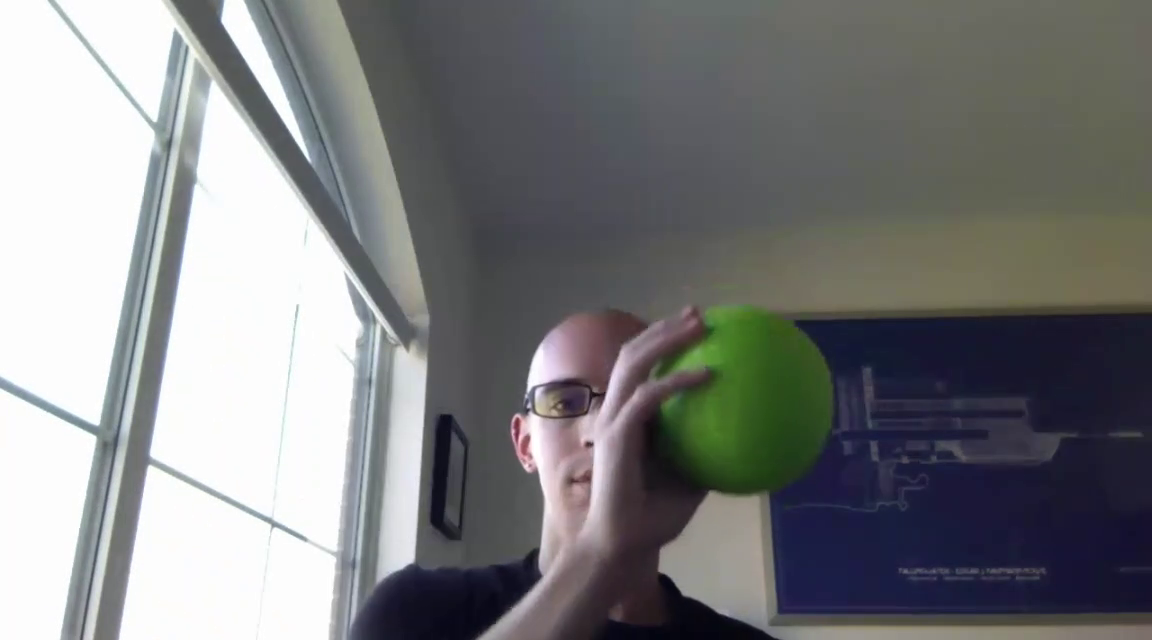
#> input picture frame 113 of couleur/ball.mp4, 1152 x 640 px, given in place of ball3.mp4, which was not available
$ python balls_tracker_question_2.py
#> lines starting #> are read from the running program, lines starting #| are printed output that depends on the picture; after the words box and inside, x2 and y2 are one past the last pixel; in counts of white or black regions, pixels touching at a corner belong together; pictures that were not available may be replaced by others from this repository, and a replacement may not be noted
#> further down, image is the input picture: shape (640, 1152, 3); mean B, G, R 127.1, 126, 124.9
#!/usr/bin/env python

'''
Track a green ball using OpenCV.

    Copyright (C) 2015 Conan Zhao and Simon D. Levy

    This program is free software: you can redistribute it and/or modify
    it under the terms of the GNU Lesser General Public License as
    published by the Free Software Foundation, either version 3 of the
    License, or (at your option) any later version.

    This program is distributed in the hope that it will be useful,
    but WITHOUT ANY WARRANTY; without even the implied warranty of
    MERCHANTABILITY or FITNESS FOR A PARTICULAR PURPOSE.  See the
    GNU General Public License for more details.

 You should have received a copy of the GNU Lesser General Public License
 along with this program.  If not, see <http://www.gnu.org/licenses/>.
'''

import cv2
import math
import numpy as np
from typing import Literal

# For OpenCV2 image display
WINDOW_NAME = 'GreenBallTracker'

def track(image, couleur: Literal["bleu", "rose", "jaune", "vert"]="vert"):

    '''Accepts BGR image as Numpy array
       Returns: (x,y) coordinates of centroid if found
                (-1,-1) if no centroid was found
                None if user hit ESC
    '''
#> called with couleur = 'bleu'

    # Blur the image to reduce noise
    blur = cv2.GaussianBlur(image, (5,5),0)

    # Convert BGR to HSV
    hsv = cv2.cvtColor(blur, cv2.COLOR_BGR2HSV)
#> hsv: shape (640, 1152, 3); mean H, S, V 75.1, 40.4, 132.5
    if couleur == "bleu":
        lower_color = np.array([90,70,70])
        upper_color = np.array([130,255,255])
    elif couleur == "rose":
        lower_color = np.array([160, 80, 80])
        upper_color = np.array([179, 255, 255])
    elif couleur == "jaune":
        lower_color = np.array([15,60,60])
        upper_color = np.array([40,255,255])
    else:
        lower_color = np.array([40,70,70])
        upper_color = np.array([80,200,200])

    mask = cv2.inRange(hsv, lower_color, upper_color)
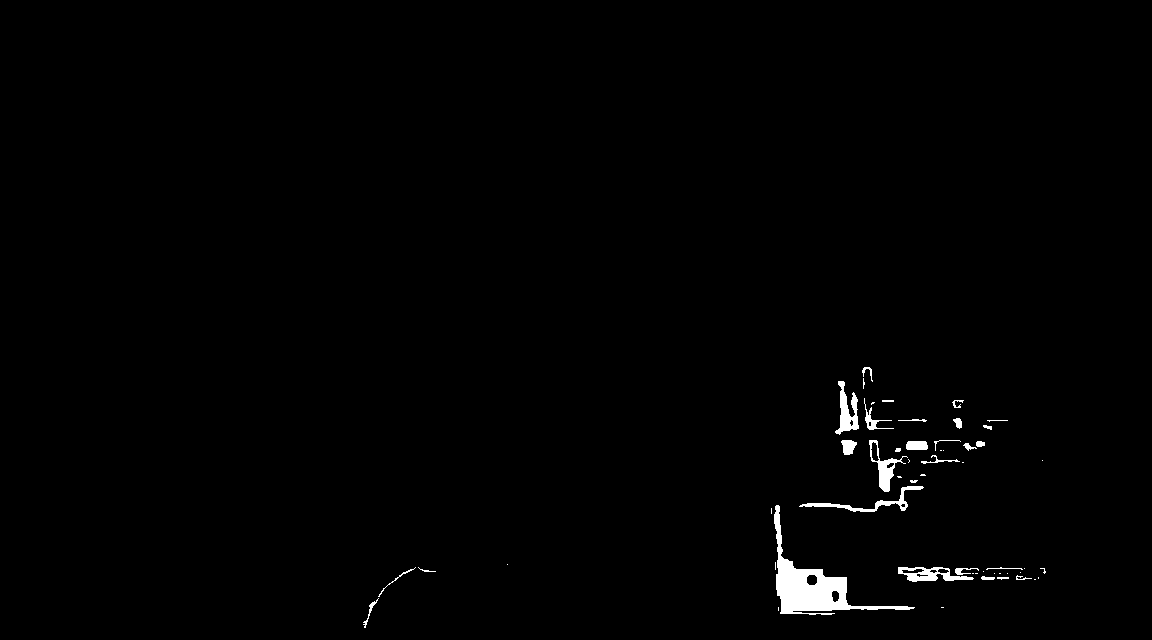
#> mask: shape (640, 1152); 0.97% white; 54 white regions (26 under 20 px)

    # Blur the mask
    bmask = cv2.GaussianBlur(mask, (5,5),0)
    contours, _ = cv2.findContours(bmask, cv2.RETR_EXTERNAL, cv2.CHAIN_APPROX_SIMPLE)
#> contours = 19 contours, 2 with area under 20; largest, box (x1, y1, x2, y2) and area: (769, 503, 917, 617) 4435, (896, 565, 1048, 584) 1982, (797, 472, 928, 514) 1232, (867, 438, 912, 494) 1126, (833, 379, 861, 437) 999
    centroid_x, centroid_y = None, None

    for cnt in contours:
        area = cv2.contourArea(cnt)
        perimeter = cv2.arcLength(cnt, True)
        if perimeter == 0:
            continue
        circularity = 4 * math.pi * (area / (perimeter * perimeter))
        if area > 10000 and circularity > 0.4:  # Filtrer les petits bruits
            M = cv2.moments(cnt)
            if M["m00"] != 0:
                centroid_x = int(M["m10"] / M["m00"])
                centroid_y = int(M["m01"] / M["m00"])
                if centroid_x != None and centroid_y != None:
                    ctr = (centroid_x, centroid_y)
                    cv2.circle(image, ctr, 10, (0,0,125), -1)
#> this loop made 19 passes
#> (area, perimeter, circularity) on passes 2, 3, 5, 6, 8, 9, 10, 11, 12, 13, 14, 15: (1982.5, 432.6, 0.133), (639.5, 237.4, 0.143), (4435, 513.9, 0.211), (1232, 361.5, 0.118), (292, 70.49, 0.739), (724.5, 275.2, 0.12), (1125.5, 238, 0.25), (280.5, 67.56, 0.772), (187, 82.49, 0.345), (152, 73.66, 0.352), (138.5, 46.73, 0.797), (141, 48.49, 0.754)
#> (cnt, area, perimeter, circularity) on passes 1, 16: ([[939, 605], [939, 609], [945, 609], [945, 605]], 24, 20, 0.754), ([[880, 398], [880, 403], [895, 403], [895, 398]], 75, 40, 0.589)

    # Assume no centroid
    ctr = (-1,-1)

    # Use centroid if it exists
    if centroid_x != None and centroid_y != None:

        ctr = (centroid_x, centroid_y)

    # Display full-color image
    cv2.imshow(WINDOW_NAME, image)

    # Force image display, setting centroid to None on ESC key input
    if cv2.waitKey(1) & 0xFF == 27:
#> (key Esc is pressed here)
        ctr = None

    # Return coordinates of centroid
    return ctr

# Test with input from camera
if __name__ == '__main__':

    capture = cv2.VideoCapture('ball3.mp4')

    while True:

        okay, image = capture.read()

        if okay:

            if not track(image, "bleu"):
                break

            if cv2.waitKey(1) & 0xFF == 27:
                break

        else:

           print('Capture failed')
           break

$ run again, starting later in the video
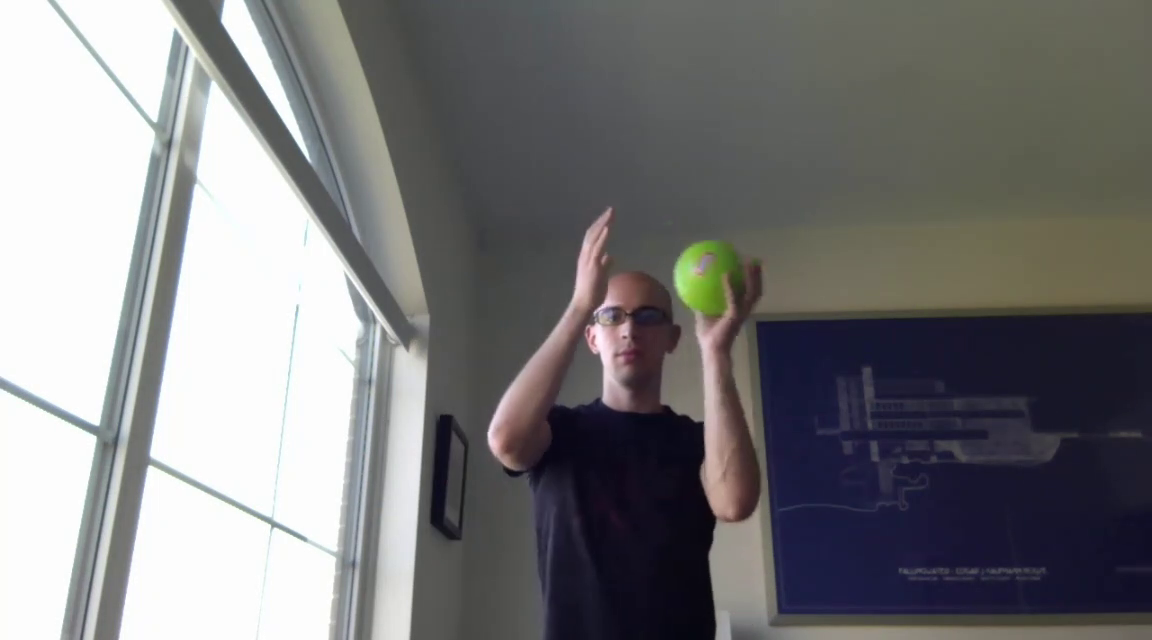
#> input picture frame 511 of couleur/ball.mp4, 1152 x 640 px, given in place of ball3.mp4, which was not available
#> image is the input picture: shape (640, 1152, 3); mean B, G, R 122.7, 121.5, 121.9
#> hsv: shape (640, 1152, 3); mean H, S, V 64.3, 41.3, 127.9
#> in track, `mask = cv2.inRange(hsv, lower_color, upper_color)`:
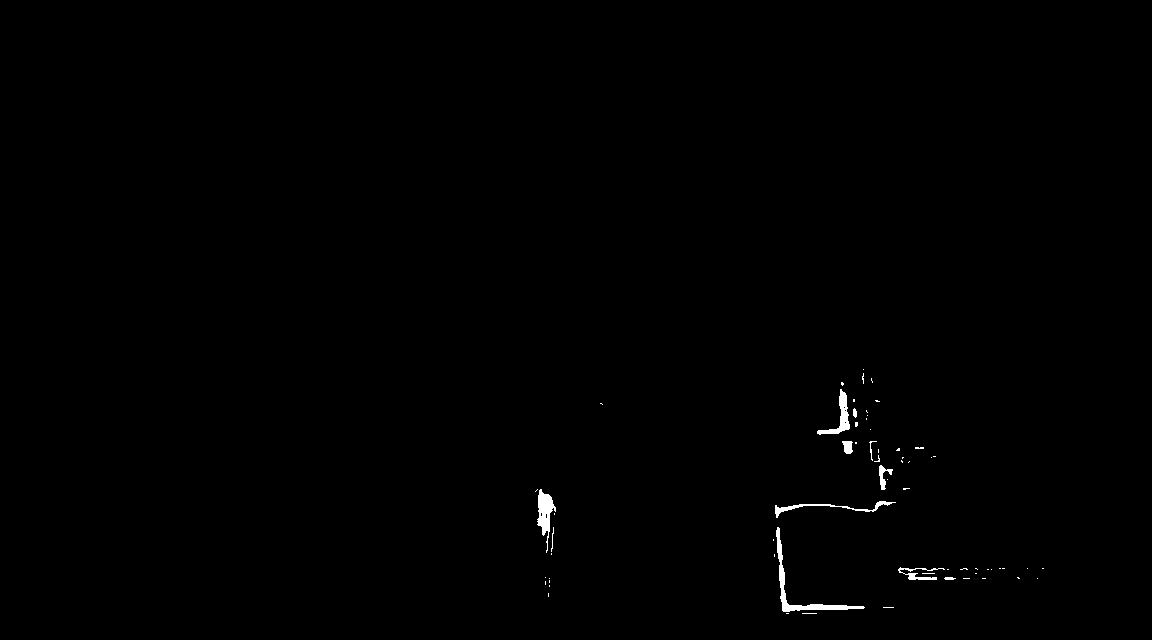
#> mask: shape (640, 1152); 0.39% white; 64 white regions (53 under 20 px)
#> contours = 33 contours, 3 with area under 20; largest, box (x1, y1, x2, y2) and area: (771, 525, 867, 616) 1458, (533, 487, 558, 557) 1017, (815, 380, 860, 437) 878, (773, 499, 898, 520) 842, (896, 565, 951, 582) 614
#> the loop in track, `for cnt in contours:` made 33 passes
#> (area, perimeter, circularity) on passes 6, 7, 8, 13, 14, 15, 16, 17: (29, 20.83, 0.84), (85, 39.66, 0.679), (93, 40.83, 0.701), (50, 28.83, 0.756), (52, 30.83, 0.688), (614.5, 140, 0.394), (1458, 368.6, 0.135), (842.5, 292.8, 0.123)

$ run again, starting later in the video
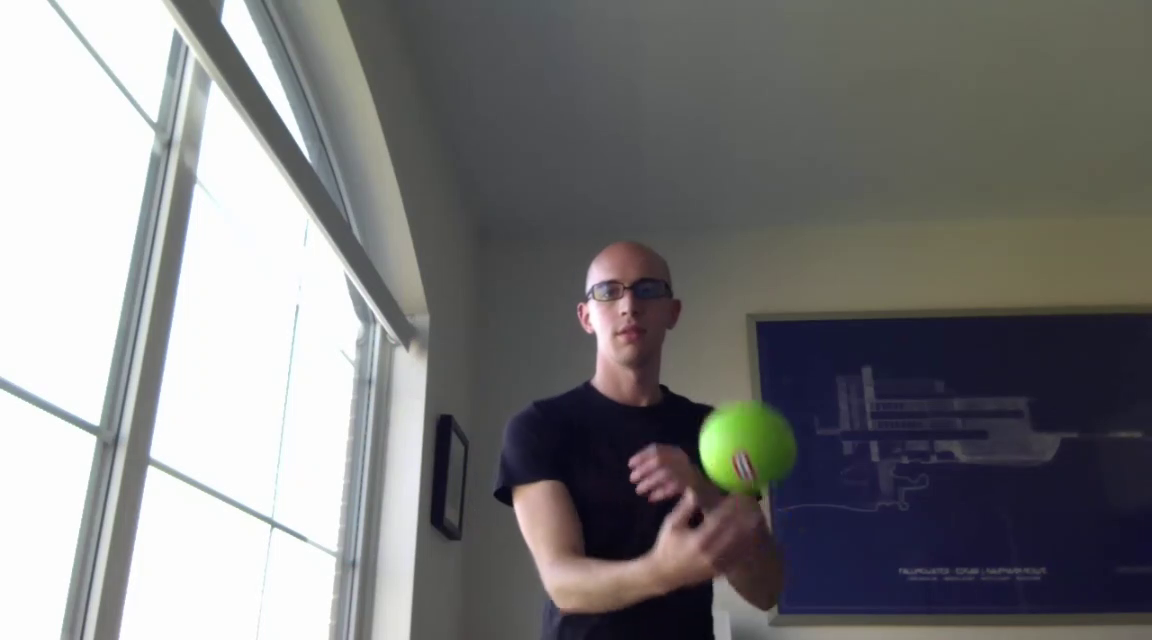
#> input picture frame 909 of couleur/ball.mp4, 1152 x 640 px, given in place of ball3.mp4, which was not available
#> image is the input picture: shape (640, 1152, 3); mean B, G, R 123.3, 122.8, 123.3
#> hsv: shape (640, 1152, 3); mean H, S, V 63.3, 40.2, 129.2
#> in track, `mask = cv2.inRange(hsv, lower_color, upper_color)`:
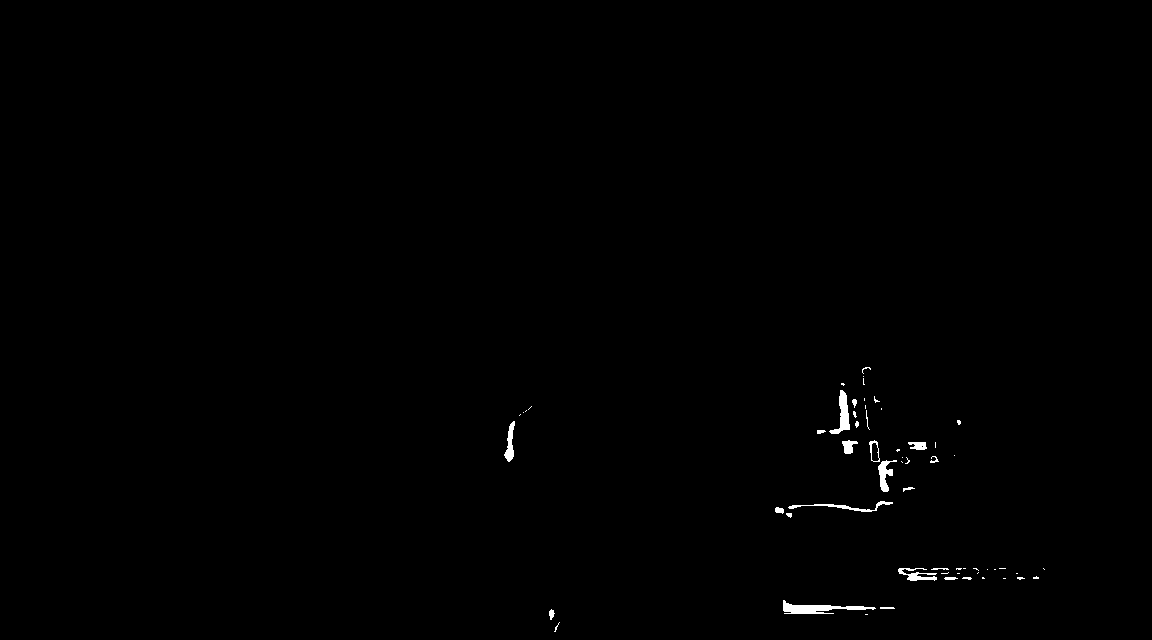
#> mask: shape (640, 1152); 0.39% white; 59 white regions (37 under 20 px)
#> contours = 28 contours, 2 with area under 20; largest, box (x1, y1, x2, y2) and area: (781, 598, 897, 617) 1078, (896, 566, 974, 583) 960, (815, 381, 861, 436) 948, (867, 438, 912, 494) 881, (773, 499, 895, 520) 850
#> the loop in track, `for cnt in contours:` made 28 passes
#> (area, perimeter, circularity) on passes 1, 2, 3, 5, 6, 8, 9, 10: (76.5, 38.73, 0.641), (106, 41.31, 0.78), (1078.5, 270, 0.186), (50, 28.83, 0.756), (80.5, 41.07, 0.6), (24, 18.83, 0.851), (61, 38.83, 0.508), (91.5, 53.9, 0.396)
